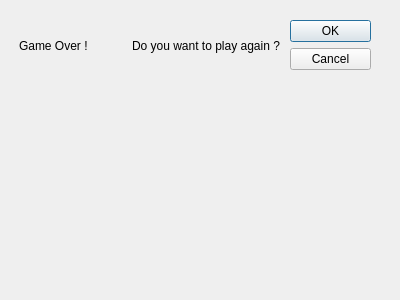
<?xml version="1.0" encoding="UTF-8"?>
<ui version="4.0">
 <class>MinesweeperGameOverDialog</class>
 <widget class="QDialog" name="MinesweeperGameOverDialog">
  <property name="geometry">
   <rect>
    <x>0</x>
    <y>0</y>
    <width>400</width>
    <height>300</height>
   </rect>
  </property>
  <property name="windowTitle">
   <string>Dialog</string>
  </property>
  <widget class="QDialogButtonBox" name="buttonBox">
   <property name="geometry">
    <rect>
     <x>290</x>
     <y>20</y>
     <width>81</width>
     <height>51</height>
    </rect>
   </property>
   <property name="orientation">
    <enum>Qt::Vertical</enum>
   </property>
   <property name="standardButtons">
    <set>QDialogButtonBox::Cancel|QDialogButtonBox::Ok</set>
   </property>
  </widget>
  <widget class="QWidget" name="horizontalLayoutWidget">
   <property name="geometry">
    <rect>
     <x>19</x>
     <y>20</y>
     <width>261</width>
     <height>51</height>
    </rect>
   </property>
   <layout class="QHBoxLayout" name="horizontalLayout">
    <item>
     <widget class="QLabel" name="label">
      <property name="text">
       <string>Game Over !</string>
      </property>
     </widget>
    </item>
    <item>
     <widget class="QLabel" name="label_2">
      <property name="text">
       <string>Do you want to play again ?</string>
      </property>
     </widget>
    </item>
   </layout>
  </widget>
 </widget>
 <resources/>
 <connections>
  <connection>
   <sender>buttonBox</sender>
   <signal>accepted()</signal>
   <receiver>MinesweeperGameOverDialog</receiver>
   <slot>accept()</slot>
   <hints>
    <hint type="sourcelabel">
     <x>248</x>
     <y>254</y>
    </hint>
    <hint type="destinationlabel">
     <x>157</x>
     <y>274</y>
    </hint>
   </hints>
  </connection>
  <connection>
   <sender>buttonBox</sender>
   <signal>rejected()</signal>
   <receiver>MinesweeperGameOverDialog</receiver>
   <slot>reject()</slot>
   <hints>
    <hint type="sourcelabel">
     <x>316</x>
     <y>260</y>
    </hint>
    <hint type="destinationlabel">
     <x>286</x>
     <y>274</y>
    </hint>
   </hints>
  </connection>
 </connections>
</ui>
